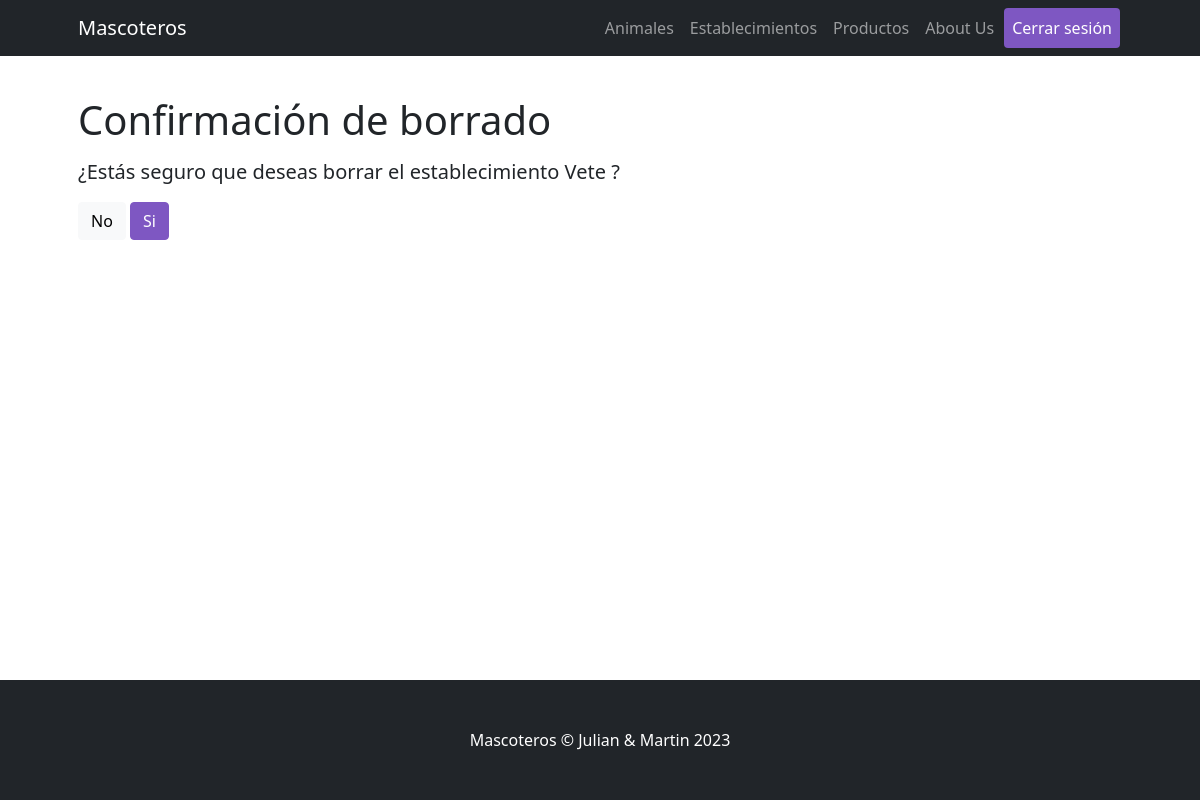
/Mascoteros/establecimiento/borrar/2 (signed in), run on an earlier commit of the app's database.
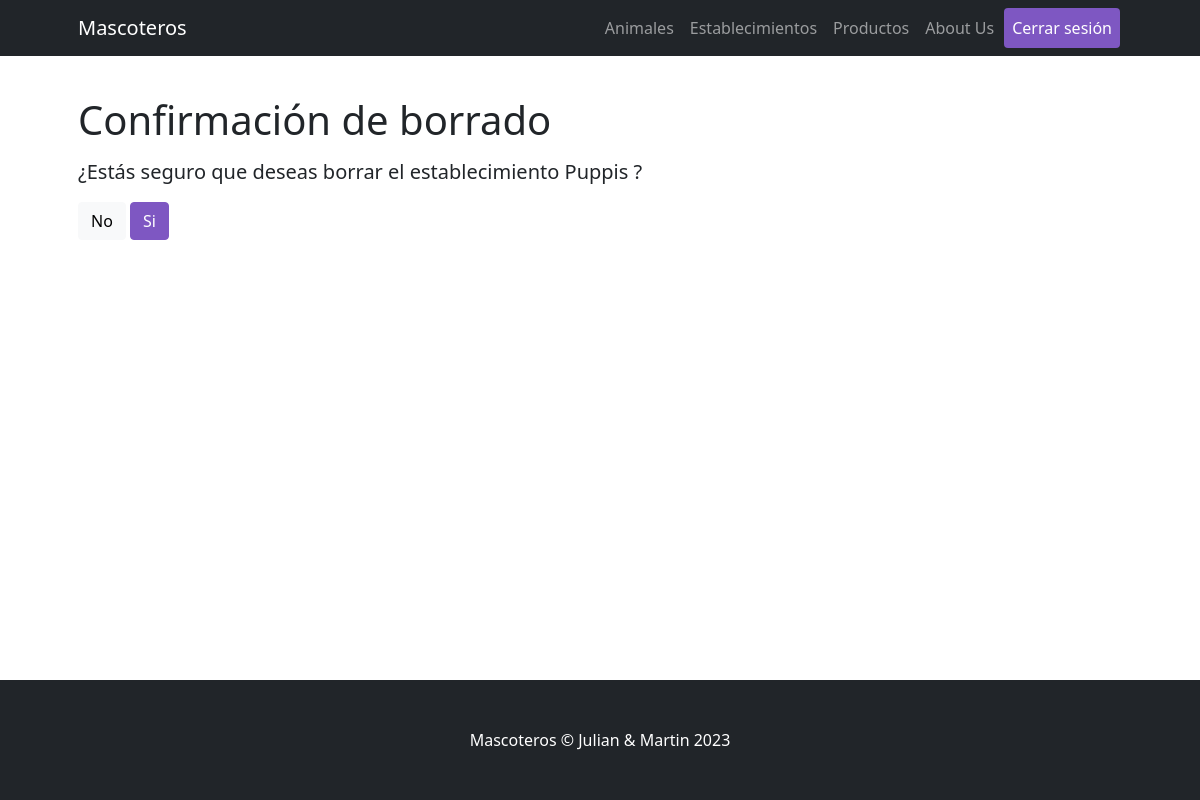
And on a later commit of the database.
### Mascoteros/models.py (models this page shows)
class Establecimiento (models.Model):
    nombre      = models.CharField(max_length=64)
    direccion   = models.CharField(max_length=255)
    horario     = models.CharField(max_length=64)
    imagen      = models.ImageField(upload_to='images_establecimientos')
    descripcion = models.CharField(max_length=500)
    pagina_web  = models.CharField(max_length=255)

### Mascoteros/views.py (the view)
# urls.py: path("establecimiento/borrar/<int:pk>", BorrarEstablecimiento.as_view(), name="EstablecimientosBorrar"),
class BorrarEstablecimiento(LoginRequiredMixin, DeleteView):
    model = Establecimiento
    success_url = "/Mascoteros/establecimiento/list"
    template_name = "Mascoteros/establecimiento/establecimiento_confirm_delete.html"

### Mascoteros/templates/Mascoteros/establecimiento/establecimiento_confirm_delete.html (shortened to what this page needs)
{% extends "Mascoteros/parent.html" %}
{% load static %}
{% block contenidoDinamico %}
<h1 class="card-title">Confirmación de borrado</h1>
<form method="POST" >{% csrf_token %}
    <h5>¿Estás seguro que deseas borrar el establecimiento {{ object.nombre }} ?</h5>
    <a href="{% url 'EstablecimientosDetalle' establecimiento.id %}" class="btn btn btn-light" role="button" aria-pressed="true">No</a>
    <button type="submit" class="btn btn-dark">Si</button>
</form>
{% endblock %}

What changed in the data, as far as the page shows it:
changed Establecimiento: nombre "Vete" → "Puppis"
